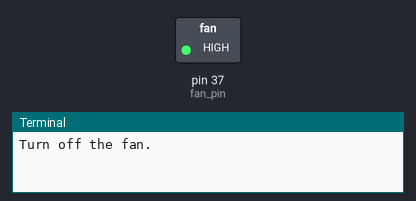
Recording of a program running on a simulated Raspberry Pi (header pin numbers). Parts: switched loads named in the program (green lamp = pin HIGH), the last lines printed to the terminal.

Above: at 1.5 s.
At 4.5 s:
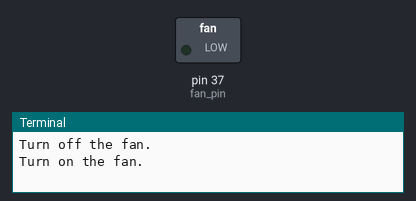
Timing chart, 0 to 7.8 s (numbered marks = the images above):
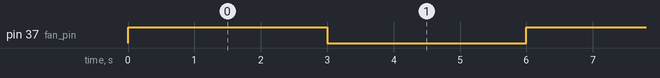

The program:

fan.py
```python
import RPi.GPIO as GPIO
import time

fan_pin=37
GPIO.setmode(GPIO.BOARD)
GPIO.setwarnings(False)
GPIO.setup(fan_pin,GPIO.OUT)

while(True):
    GPIO.output(fan_pin,GPIO.HIGH)
    print("Turn off the fan.")
    time.sleep(3)
    GPIO.output(fan_pin,GPIO.LOW)
    print("Turn on the fan.")
    time.sleep(3)
    
```

Measured:
- by itself, pin 37 (fan_pin): alternates HIGH for 3.0 s and LOW for 3.0 s
